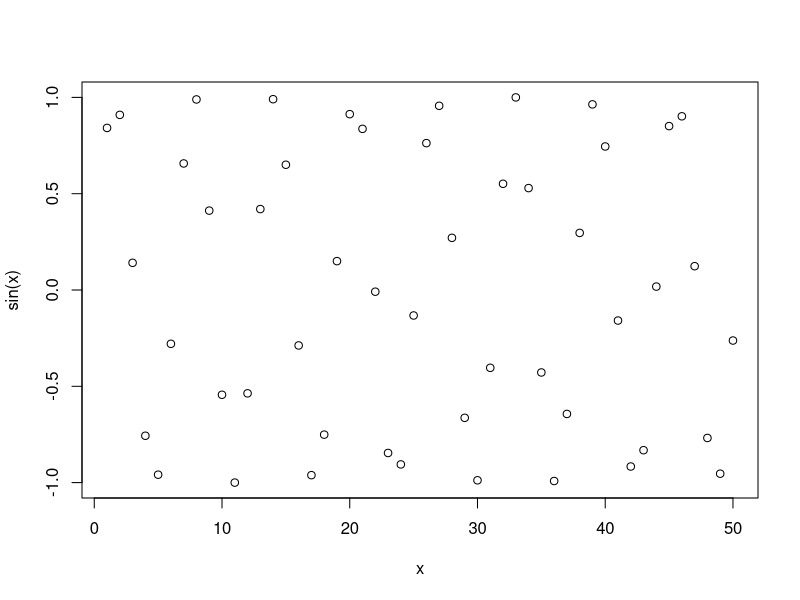
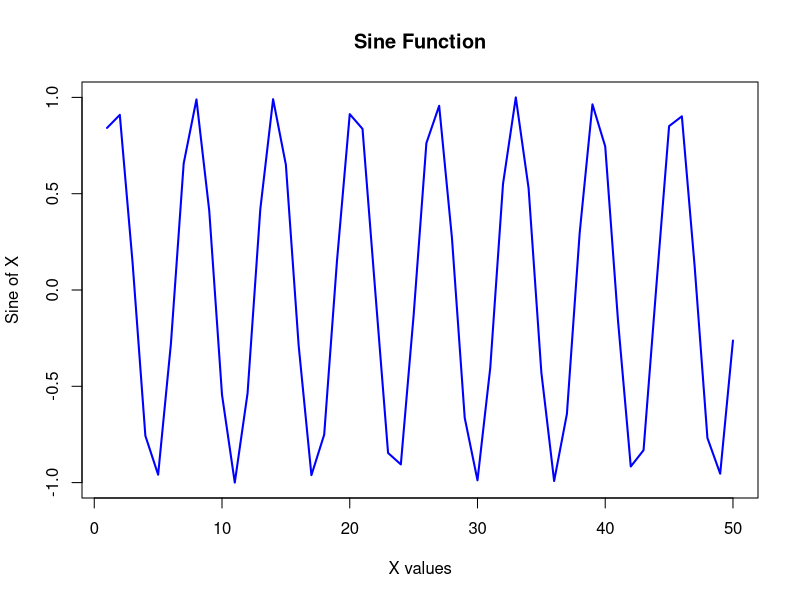

These charts were generated, in order, by the following R code:
#' ---
#' title: "Class 4 R Intro"
#' author: "Hubert Phan"
#' date: "January 15, 2026"
#' ---
#' 
x <- 1:50
plot(x, sin(x))

plot(x, sin(x), type = "l", col = "blue", lwd = 2,
     main = "Sine Function", xlab = "X values", ylab = "Sine of X")

log(10, base = 10)
